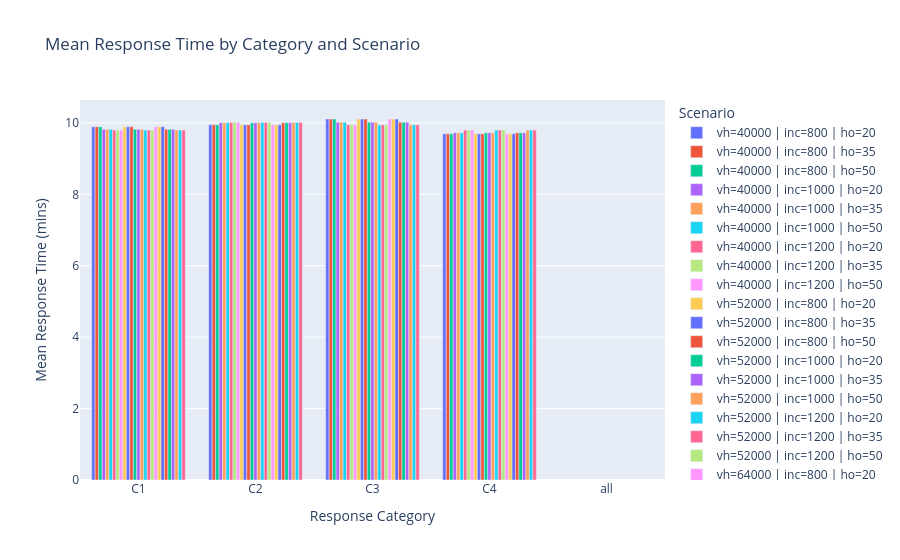
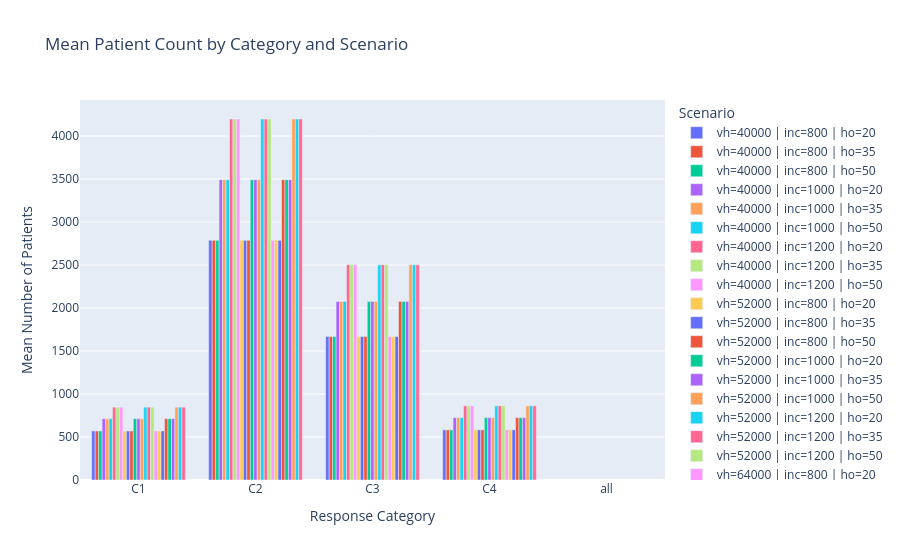
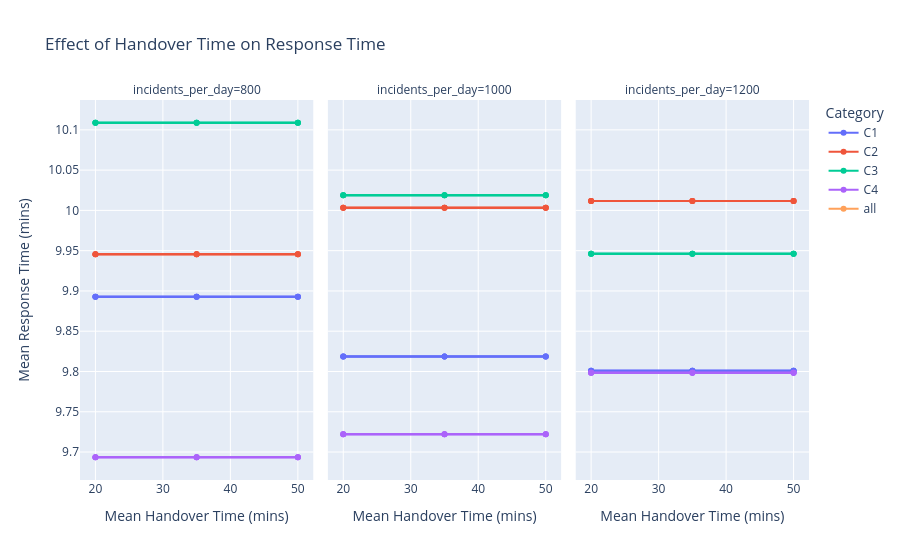

Write notebook code for charts like these, in order.
### Code cell
# Create a readable scenario label from the parameter columns
scenario_results["scenario"] = (
    "vh=" + scenario_results["vehicle_hours"].astype(str)
    + " | inc=" + scenario_results["incidents_per_day"].astype(str)
    + " | ho=" + scenario_results["handover_mean_min"].astype(str)
)

# Plot 1: Mean response time by category and scenario
fig1 = px.bar(
    scenario_results,
    x="category",
    y="mean_response_time",
    color="scenario",
    barmode="group",
    title="Mean Response Time by Category and Scenario",
    labels={
        "mean_response_time": "Mean Response Time (mins)",
        "category": "Response Category",
        "scenario": "Scenario",
    },
)
fig1.show()

# Mean patient count by category and scenario
fig2 = px.bar(
    scenario_results,
    x="category",
    y="mean_n_patients",
    color="scenario",
    barmode="group",
    title="Mean Patient Count by Category and Scenario",
    labels={
        "mean_n_patients": "Mean Number of Patients",
        "category": "Response Category",
        "scenario": "Scenario",
    },
)
fig2.show()

# Response time as a line across handover times, faceted by category
fig3 = px.line(
    scenario_results,
    x="handover_mean_min",
    y="mean_response_time",
    color="category",
    facet_col="incidents_per_day",
    line_group="vehicle_hours",
    markers=True,
    title="Effect of Handover Time on Response Time",
    labels={
        "handover_mean_min": "Mean Handover Time (mins)",
        "mean_response_time": "Mean Response Time (mins)",
        "category": "Category",
    },
)
fig3.show()
